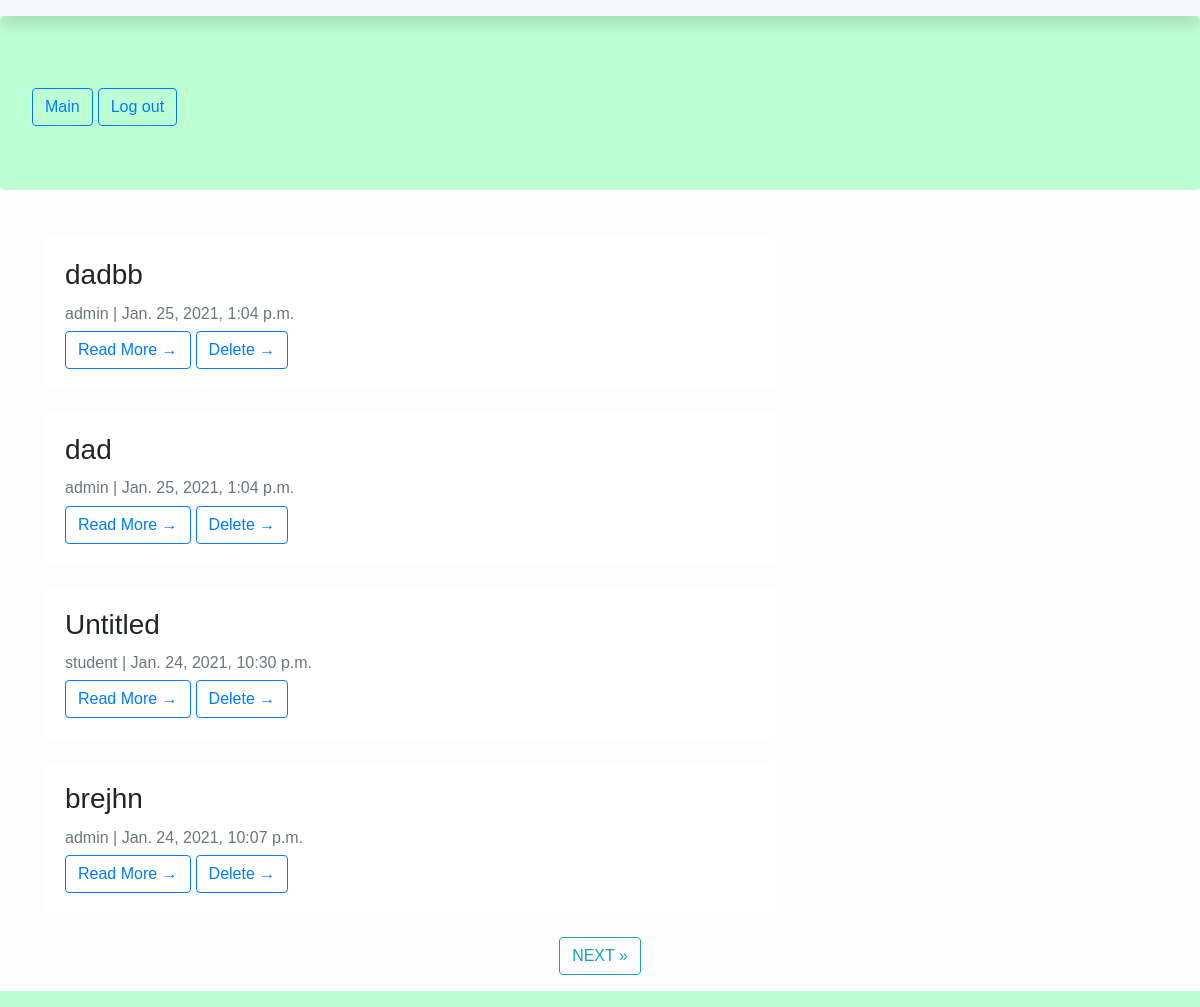
/edit (signed in), run on an earlier commit of the app's database.
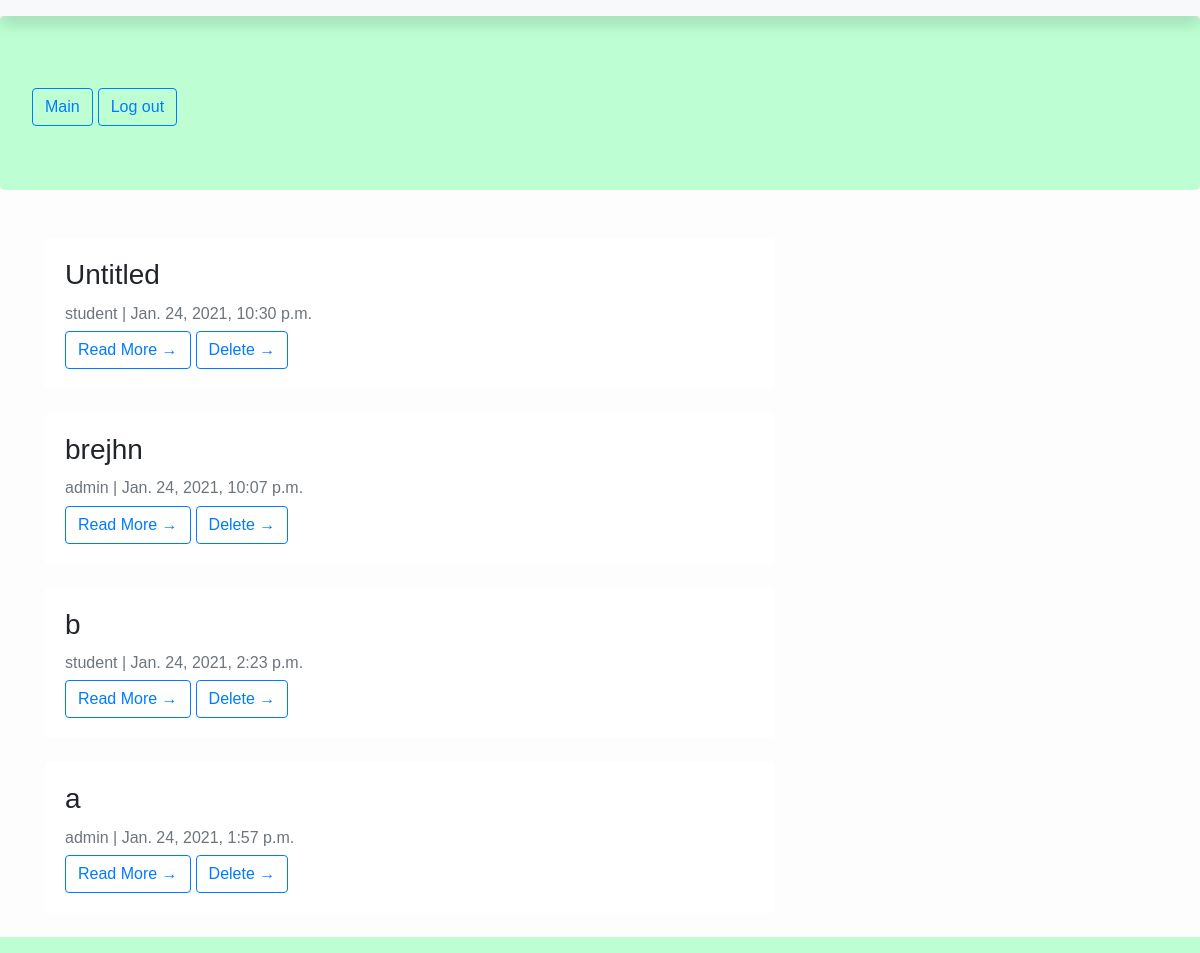
And on a later commit of the database.
### blog/models.py (models this page shows, shortened)
class Blog(models.Model):
    title = models.CharField(max_length=200, unique=True)
    slug = models.SlugField(max_length=200, unique=True)
    author = models.ForeignKey(User, on_delete= models.CASCADE)
    updated_on = models.DateTimeField(auto_now= True)
    created_on = models.DateTimeField(auto_now_add=True)
    look  =  models.TextField(default="""#container img {
border-radius: 29px;
width: 100%;
height: 360px;
opacity: 0.7;
align-content: center;
}
#container img {
opacity: 1.0; }
a {text-align: center; text-decoration: none;}""")
    class Meta:
        ordering = ['-created_on']

### blog/views.py (the view)
# urls.py: path('edit', views.editbloglist.as_view(), name='edit'),
class editbloglist(UserPassesTestMixin, generic.ListView):
    model = Blog
    template_name = 'blogs_edit.html'
    paginate_by = 4
    def get_queryset(self):
        return Blog.objects.order_by('-created_on')
    def test_func(self):
        return self.request.user.is_superuser

### blog/templates/blogs_edit.html (shortened to what this page needs)
{% extends "base.html" %}
{% block content %}
<header class="jumbotron" style="background-color: #BDFFD3; color: #00308F;">
                 <span>  <a href="/" class="btn btn-outline-primary">Main </a></span>
				       <span><a href="accounts/logout" class="btn btn-outline-primary">Log out</a></span>
</header>
<div class="container">
    <div class="row">
        <div class="col-md-8 mt-3 left">
            {% for blog in blog_list %}
            <div class="shadow-none card mb-4" id="newsfeed">
                <div class="card-body">
                    <h3 class="card-title">{{ blog.title }}</h3>
                    <p class="card-text text-muted h6"><span>{{ blog.author}}</span> | {{ blog.created_on}} </p>
                    <span><a href="{% url 'postseditlist' blog.slug  %}" class="btn btn-outline-primary">Read More →</a></span>
                    <span><a href="{% url 'deleteblog' blog.slug  %}" class="btn btn-outline-primary">Delete →</a></span>
                </div>
            </div>
            {% endfor %}
        </div>
</div>
</div>
{% if is_paginated %}
  <ul class="pagination justify-content-center">
    {% if page_obj.has_next %}
    <li><a href="?page={{ page_obj.next_page_number }}" class="btn btn-outline-info" style="font-family: sans-serif;"> NEXT »</a></li>
    {% endif %}
  </ul>
{% endif %}
{%endblock%}

What changed in the data, as far as the page shows it:
removed Blog: title "dadbb", author "admin", created_on "Jan. 25, 2021, 1:04 p.m."
removed Blog: title "dad", author "admin", created_on "Jan. 25, 2021, 1:04 p.m."
now on this page (row unchanged): Blog: title "b", author "student", created_on "Jan. 24, 2021, 2:23 p.m."
now on this page (row unchanged): Blog: title "a", author "admin", created_on "Jan. 24, 2021, 1:57 p.m."
Also different on the page:
text no longer shown: "NEXT »"
